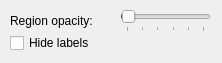
          <widget class="QWidget" name="tab_9">
           <attribute name="title">
            <string>Region</string>
           </attribute>
           <widget class="QLabel" name="label_50">
            <property name="geometry">
             <rect>
              <x>10</x>
              <y>10</y>
              <width>101</width>
              <height>22</height>
             </rect>
            </property>
            <property name="text">
             <string>Region opacity:</string>
            </property>
           </widget>
           <widget class="QSlider" name="RegionAlpha">
            <property name="geometry">
             <rect>
              <x>120</x>
              <y>10</y>
              <width>91</width>
              <height>22</height>
             </rect>
            </property>
            <property name="minimum">
             <number>0</number>
            </property>
            <property name="maximum">
             <number>100</number>
            </property>
            <property name="singleStep">
             <number>5</number>
            </property>
            <property name="value">
             <number>1</number>
            </property>
            <property name="orientation">
             <enum>Qt::Horizontal</enum>
            </property>
            <property name="tickPosition">
             <enum>QSlider::TicksBelow</enum>
            </property>
            <property name="tickInterval">
             <number>20</number>
            </property>
           </widget>
           <widget class="QCheckBox" name="cbx_HideRegionLabels">
            <property name="geometry">
             <rect>
              <x>10</x>
              <y>32</y>
              <width>203</width>
              <height>22</height>
             </rect>
            </property>
            <property name="text">
             <string>Hide labels</string>
            </property>
            <property name="checked">
             <bool>false</bool>
            </property>
           </widget>
          </widget>
